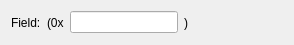
<?xml version="1.0" encoding="UTF-8"?>
<ui version="4.0">
 <class>UnknownValueFieldWidget</class>
 <widget class="QWidget" name="UnknownValueFieldWidget">
  <property name="geometry">
   <rect>
    <x>0</x>
    <y>0</y>
    <width>294</width>
    <height>45</height>
   </rect>
  </property>
  <property name="windowTitle">
   <string>Unknown Value Field</string>
  </property>
  <layout class="QHBoxLayout" name="horizontalLayout">
   <item>
    <widget class="QLabel" name="m_nameLabel">
     <property name="text">
      <string>Field:</string>
     </property>
    </widget>
   </item>
   <item>
    <widget class="QLabel" name="m_serFrontLabel">
     <property name="text">
      <string>(0x</string>
     </property>
    </widget>
   </item>
   <item>
    <widget class="QLineEdit" name="m_serValueLineEdit"/>
   </item>
   <item>
    <widget class="QLabel" name="m_serBackLabel">
     <property name="text">
      <string>)</string>
     </property>
    </widget>
   </item>
   <item>
    <spacer name="horizontalSpacer_2">
     <property name="orientation">
      <enum>Qt::Horizontal</enum>
     </property>
     <property name="sizeHint" stdset="0">
      <size>
       <width>40</width>
       <height>20</height>
      </size>
     </property>
    </spacer>
   </item>
  </layout>
 </widget>
 <resources/>
 <connections/>
</ui>
